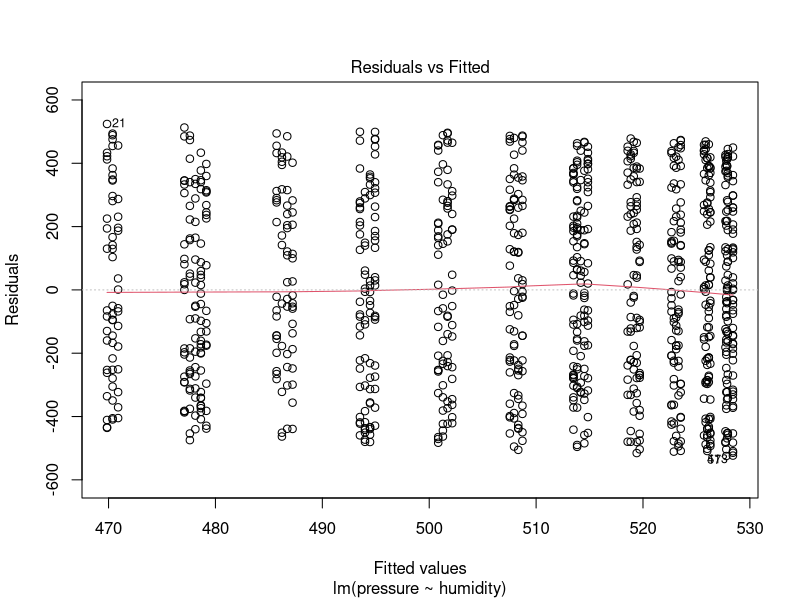
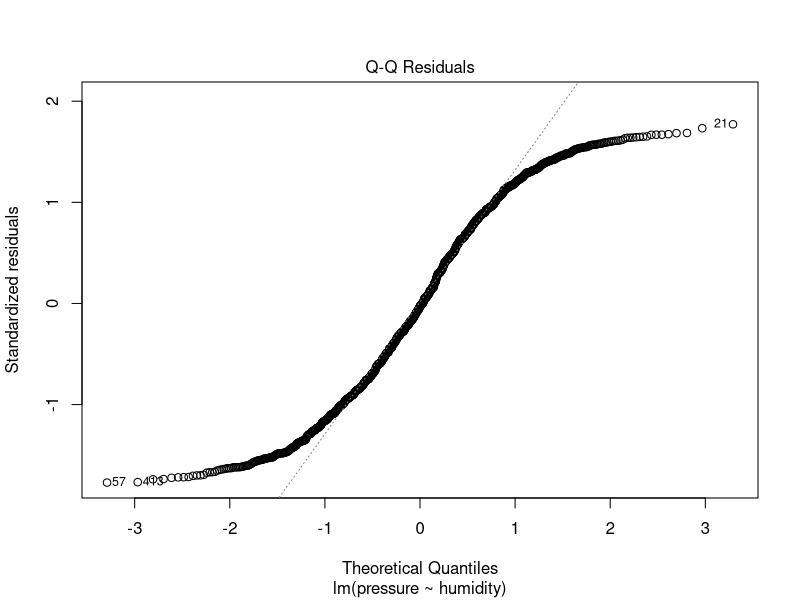
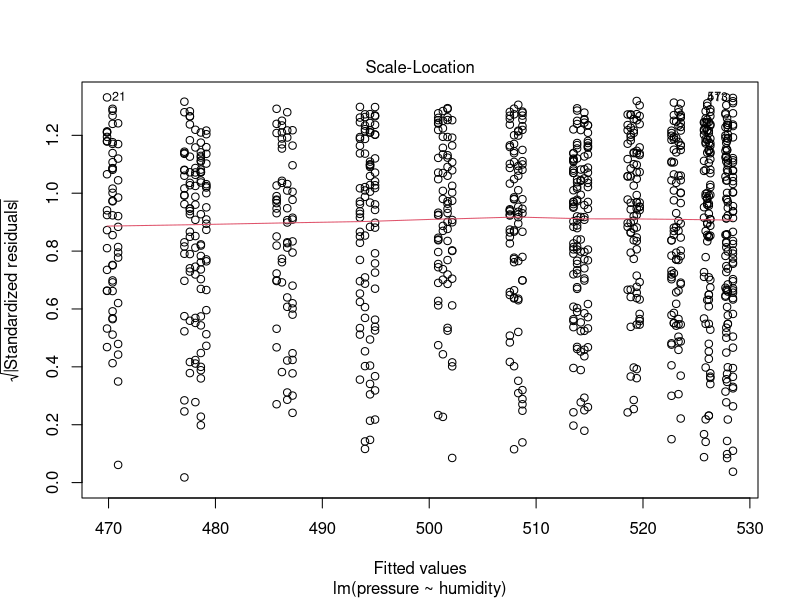
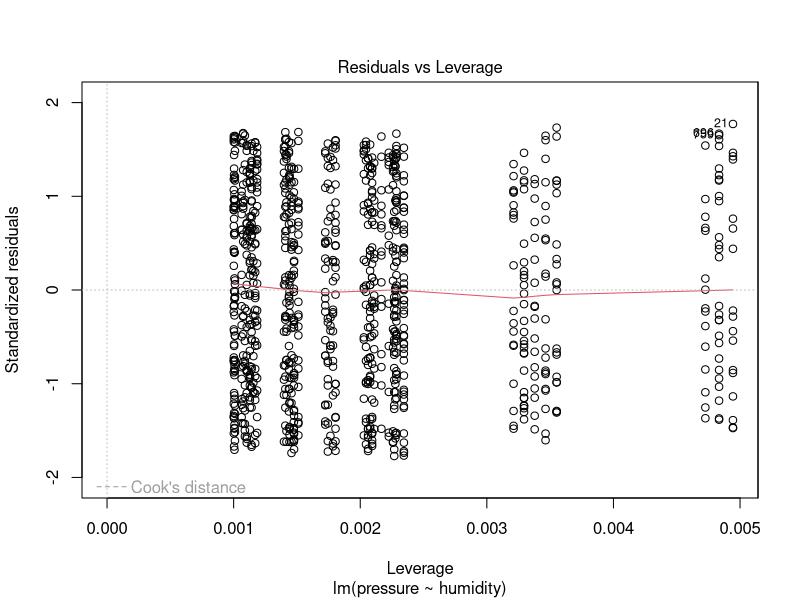

Write R code to recreate these figures, in order. (Note: this script raises an error after producing the figures.)
## ---- chunk 1
knitr::opts_chunk$set(echo = TRUE)
## ---- chunk 2
library(ROCR)
library(class)

data.df <- read.csv("fake_data.csv")
set.seed(12345)
data.size <- nrow(data.df)
train.size <- .80
num.test.labels <- data.size*(1-train.size)


data.df$weather <- as.factor(data.df$weather)
levels(data.df$weather) <- c("Cloudy", "Sunny")

normalize.it <- function(vec) {
    y <- (vec - min(vec))/(max(vec) - min(vec))
    y
}
    
weather.lst <- lapply(data.df[ , 3:6], normalize.it)
data.weather.normed <- data.frame(weather.lst)
summary(data.weather.normed)

train.row.nums <- sample(1:data.size, data.size*train.size, replace = FALSE)
train.data <- subset(data.weather.normed[train.row.nums, ])

test.row.nums <- setdiff(1:data.size, train.row.nums)
test.data <- subset(data.weather.normed[test.row.nums, ])

class.labels <- data.df$weather[train.row.nums]
true.labels <- data.df$weather[test.row.nums]

knn.predict <- knn(train.data, test.data, class.labels, k=2)

num.incorrect.labels <- sum(knn.predict != true.labels)
misc.rate <- num.incorrect.labels/num.test.labels
misc.rate

conf.matrix <- table(knn.predict, true.labels)
conf.matrix
## ---- chunk 3
fit.weather <- lm(pressure~humidity, data=data.df)
summary(fit.weather)
plot(fit.weather)

actual.scores <- test.data$humidity
fit.predicted <- predict(fit.weather, actual.scores, interval = "predict")
summary(fit.predicted)

num.incorrect.labels2 <- sum(fit.predicted != actual.scores)
misc.rate2 <- num.incorrect.labels/num.test.labels
misc.rate2

## ---- chunk 4
weather.vec <- scan("fake_data.csv")
weather.ts <- ts(weather.vec, frequency = 12, start = c(2018, 2))
plot(weather.ts)

## ---- chunk 5
